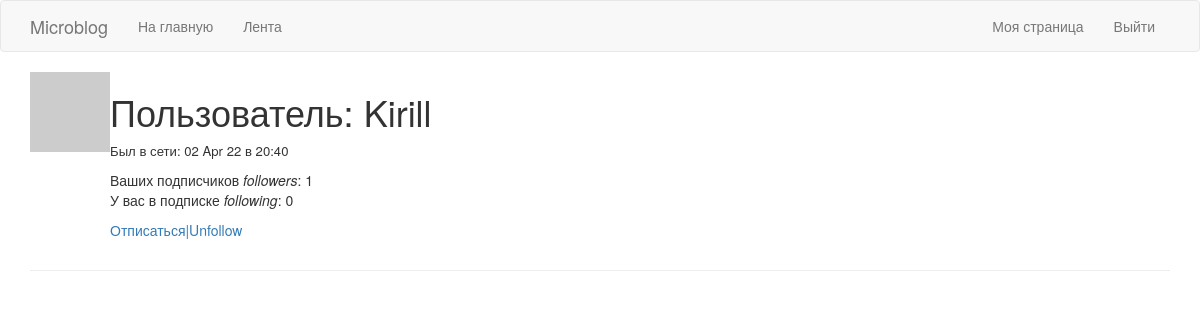
Page /user/Kirill (signed in) on the earlier database version.
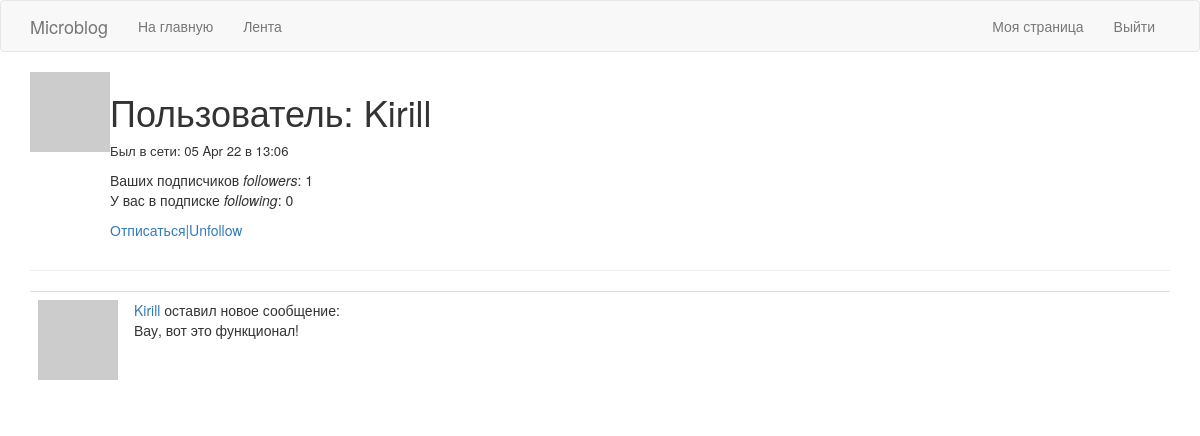
Same page on the later database version.
### app/models.py (models this page shows, shortened)
class User(UserMixin, db.Model):
    id = db.Column(db.Integer, primary_key=True)
    username = db.Column(db.String(64), index=True, unique=True)
    email = db.Column(db.String(120), index=True, unique=True)
    password_hash = db.Column(db.String(128))
    posts = db.relationship('Post', backref='author', lazy='dynamic')
    about_me = db.Column(db.String(140))
    last_seen = db.Column(db.DateTime, default=datetime.utcnow)
    followed = db.relationship(
        'User', secondary=followers,
        primaryjoin=(followers.c.follower_id == id),
        secondaryjoin=(followers.c.followed_id == id),
        backref=db.backref('followers', lazy='dynamic'), lazy='dynamic')
    def avatar(self, size):
        digest = md5(self.email.lower().encode('utf-8')).hexdigest()
        return 'https://www.gravatar.com/avatar/{}?d=identicon&s={}'.format(
            digest, size)
    def is_following(self, user):
        return self.followed.filter(
            followers.c.followed_id == user.id).count() > 0

class Post(db.Model):
    id = db.Column(db.Integer, primary_key=True)
    body = db.Column(db.String(140))
    timestamp = db.Column(db.DateTime, index=True, default=datetime.utcnow)
    user_id = db.Column(db.Integer, db.ForeignKey('user.id'))

### app/routes.py (the view)
@app.route('/user/<username>')
@login_required
def user(username):
    user = User.query.filter_by(username=username).first_or_404()
    page = request.args.get('page', 1, type=int)
    """Получаем самые новые сообщения, делаем разбивку на страницы"""
    posts = user.posts.order_by(Post.timestamp.desc()).paginate(
        page, app.config['POSTS_PER_PAGE'], False)
    """Проверяем, существует ли следующая страница, в противном случае возвращаем None"""
    next_url = url_for('user', username=user.username,
                       page=posts.next_num) if posts.has_next else None
    """Проверяем, существует ли предыдущая страница, в противном случае возвращаем None"""
    prev_url = url_for('user', username=user.username,
                       page=posts.prev_num) if posts.has_prev else None
    return render_template('user.html', user=user, posts=posts.items,
                           next_url=next_url, prev_url=prev_url)

### app/models.py (called while the page is built)
@login.user_loader
def load_user(id):
    return User.query.get(int(id))

### app/routes.py (called while the page is built)
@app.before_request
def before_request():
    if current_user.is_authenticated:
        current_user.last_seen = datetime.utcnow()
        db.session.commit()

### app/templates/user.html (shortened to what this page needs)
{% extends "base.html" %}
{% block app_content %}
    <table>
        <tr valign="top">
            <td> <img src="{{ user.avatar(128) }}"></td>
            <td>
                <h1>Пользователь: {{ user.username }}</h1>
                {% if user.last_seen %}<p style="font-size: 94%;">Был в сети: {{ user.last_seen.strftime('%d %b %y в %H:%M') }}</p>{% endif %}
                <p>Ваших подписчиков <i>followers</i>: {{ user.followers.count() }}<br />У вас в подписке <i>following</i>: {{ user.followed.count() }}</p>
                {% if user == current_user %}
                <p><a href="{{ url_for('edit_profile') }}">Редактировать профиль</a></p>
                {% elif not current_user.is_following(user) %}
                <p><a href="{{ url_for('follow', username=user.username) }}">Подписаться|Follow</a></p>
                {% else %}
                <p><a href="{{ url_for('unfollow', username=user.username) }}">Отписаться|Unfollow</a></p>
                {% endif %}
            </td>
        </tr>
    </table>
    <hr>
    {% for post in posts %}
    {% include '_post.html' %}
    {% endfor %}
{% endblock %}

### app/templates/base.html (shortened to what this page needs)
{% extends 'bootstrap/base.html' %}
{% block navbar %}
<nav class="navbar navbar-default">
  <div class="container">
    <div class="navbar-header">
      <a class="navbar-brand" href="{{ url_for('index') }}">Microblog</a>
    </div>
    <div class="collapse navbar-collapse" id="bs-example-navbar-collapse-1">
      <ul class="nav navbar-nav">
        <li><a href="{{ url_for('index') }}">На главную</a></li>
        <li><a href="{{ url_for('explore') }}">Лента</a></li>
      </ul>
      <ul class="nav navbar-nav navbar-right">
        {% if current_user.is_anonymous %}
        <li><a href="{{ url_for('login') }}">Вход</a></li>
        <li><a href="{{ url_for('register') }}">Регистрация</a></li>
        {% else %}
        <li><a href="{{ url_for('user', username=current_user.username) }}">Моя страница</a></li>
        <li><a href="{{ url_for('logout') }}">Выйти</a></li>
        {% endif %}
      </ul>
    </div>
  </div>
</nav>
{% endblock %}
{% block content %}
  <div class="container">
        {% block app_content %}{% endblock %}
  </div>
{% endblock %}

### app/templates/_post.html
<table class="table table-hover">
    <tr>
        <td width="70px">
            <a href="{{ url_for('user', username=post.author.username) }}">
                <img src="{{ post.author.avatar(70) }}">
            </a>
        </td>
        <td>
            <a href="{{ url_for('user', username=post.author.username) }}">
                {{ post.author.username }}
            </a>
            оставил новое сообщение:
            <br>
            {{ post.body }}
        </td>
    </tr>
</table>

Differences in the rows shown:
changed User "Kirill": last_seen "02 Apr 22 в 20:40" → "05 Apr 22 в 13:06"
added Post: author.username "Kirill", body "Вау, вот это функционал!"
